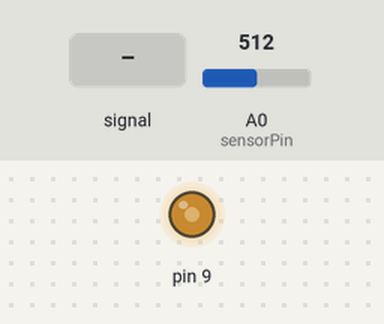
This sketch was run on a simulated Arduino Uno, built with avr-gcc and run on an emulated ATmega328P. Parts: output pins drawn as LEDs (lit = HIGH). The inputs (shaded band) are chosen by the test bench; at power-on: A0 (sensorPin) = 512. What the sketch prints to the serial monitor is not drawn.

Above: at 1.2 s.
1.3 s: A0 (sensorPin) fed a 200 Hz sine of ±81 counts around its level
4.3 s: A0 (sensorPin) set to 900
5.8 s: A0 (sensorPin) set to 306
At 6.3 s:
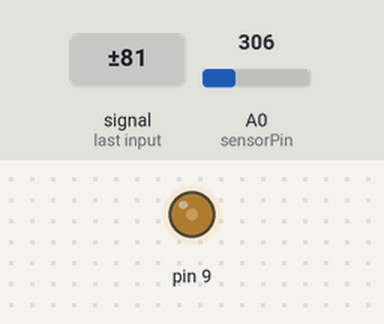
7.3 s: A0 (sensorPin) set to 122
At 8.5 s:
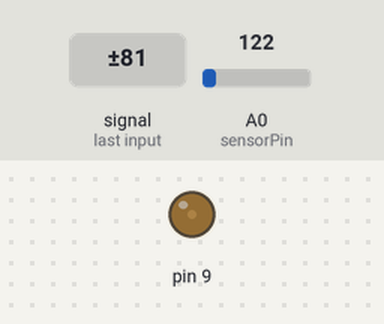
8.8 s: A0 (sensorPin) set to 0
At 9.8 s:
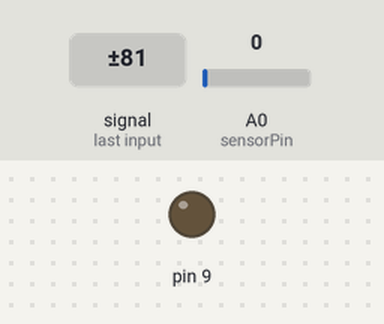
Timing chart, 0 to 11.3 s (numbered marks = the images above; inputs shaded):
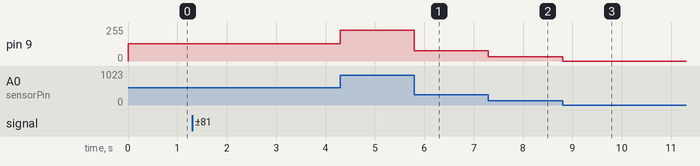

Measured:
- after the input at 5.8 s, pin 9: 230/255 → 78/255 at once
- after the input at 7.3 s, pin 9: 78/255 → 31/255 at once
- after the input at 8.8 s, pin 9: 31/255 → 0/255 at once

The sketch:

analogMeas.ino
```cpp
#include <avr/io.h>
#include <avr/interrupt.h>

#define ADC_PORT C
#define PIN_PORT(x) sPIN_PORT(x)
#define sPIN_PORT(x) (DDR##x)


int sensorPin = A0;    // select the input pin for the potentiometer
int ledPin = 13;      // select the pin for the LED
int pwmPin = 11;
volatile int pinOn;


void timer2init(void){
  TCCR2B |= (1 << CS22) | (1 << CS21); // presc 256; f = 62khz
  TIMSK2 |= (1<<TOIE2); // ovf int enable
}

void timer1FastPwmAInit(void){
  TCCR1A = _BV(COM1A1) | _BV(WGM11);
  TCCR1B = _BV(WGM13) | _BV(WGM12) | _BV(CS10);
  ICR1 = 1000;
  DDRB |= _BV(PB1);   // pwm pin as output  D9
}

void adc_init(int channels){
  ADMUX = 0;
  ADMUX |= ( 1<<REFS0 ) | (1<<ADLAR);//Vref - Vcc, left adjust result
  ADCSRA = 0;
  ADCSRA |= ( 1<<ADEN )|( 1<<ADPS0 )|( 1<<ADPS1 ); //ADC on, 2 prescaler
  //pomiary na kanale A0
  PIN_PORT(ADC_PORT) &= ~(1<<channels);

}

inline void pomiar(uint8_t channel){
  ADMUX = (ADMUX & 0xF8)|channel;
  ADCSRA |= (1<<ADSC);// measure start
  while( ADCSRA & (1<<ADSC) ); // wait for meas to complete
}

//================================
//             setup
//================================
void setup() {
  Serial.begin(115200);
  adc_init(0);
  timer2init();
  timer1FastPwmAInit();
  sei();
//  DDRB |= (1<<PB1);
//  PORTB |= (1<<PB1);

}


//================================
//           main loop
//================================

//timers interrupts disabled
void loop() {
  pomiar(0);
  OCR1A = (ADCH << 2);
  Serial.println(ADCH << 2);

}

ISR(TIMER2_OVF_vect){

}

ISR(TIMER1_OVF_vect){

}
```
